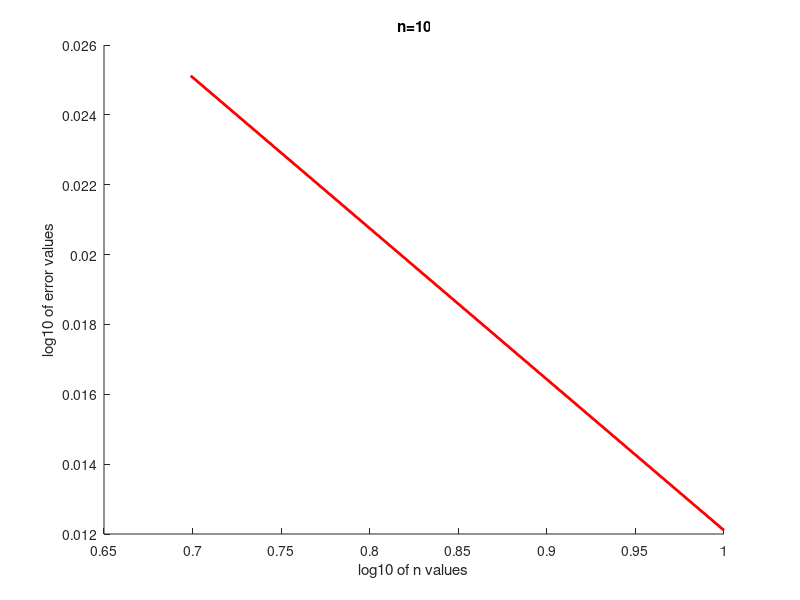

Reproduce this figure in MATLAB.
clc; 
clear; 

h = 0.4;
x0 = 1;
x_arr = [];
f_arr = [];
e_arr = [];
f_func = @(x) exp(-1*x);
x_original = log(2+exp(1));
t_func = @(n) h*n;
x_func_orig = @(t) log(t+exp(1));

for n = 0:5
    t = t_func(n);
    if n == 0
        x = x0;
        x_arr = [x_arr, x];
        f = f_func(x);
        f_arr = [f_arr, f];
        e_arr = [e_arr, abs(x-x_func_orig(t))];
    else
        x = x_arr(n) + (h*f_arr(n));
        f = f_func(x);
        x_arr = [x_arr, x];
        f_arr = [f_arr, f];
        e_arr = [e_arr, abs(x-x_func_orig(t))];
    end % if on line 14
end  % for on line 12

h = 0.2;
t_func = @(n) h*n;
x_arr_2 = [];
f_arr_2 = [];
e_arr_2 = [];

for n = 0:10
    t = t_func(n);
    if n == 0
        x = x0;
        x_arr_2 = [x_arr_2, x];
        f = f_func(x);
        f_arr_2 = [f_arr_2, f];
        e_arr_2 = [e_arr_2, abs(x-x_func_orig(t))];
    else
        x = x_arr_2(n) + (h*f_arr_2(n));
        f = f_func(x);
        x_arr_2 = [x_arr_2, x];
        f_arr_2 = [f_arr_2, f];
        e_arr_2 = [e_arr_2, abs(x-x_func_orig(t))];
    end % if on line 37
end  % for on line 35

figure(1); hold on; plot([log10(5),log10(10)], [e_arr(6),e_arr_2(11)],"LineWidth",2, "Color","Red"); 
xlabel('log10 of n values'); ylabel('log10 of error values');
title('n=10');
hold off;